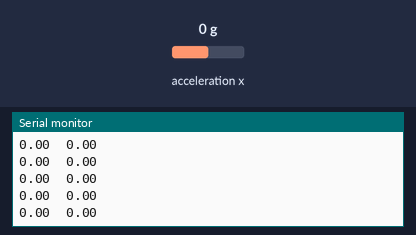
Recording of a sketch running on a simulated Arduino Uno, built with avr-gcc and run on an emulated ATmega328P. Parts: the last lines printed to the serial monitor. The inputs (shaded band) are chosen by the test bench; at power-on: acceleration x 0 g.

Above: at 1.2 s.
1.3 s: acceleration x set to -1.4 g
At 1.31 s:
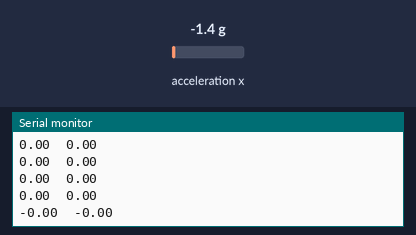
2.8 s: acceleration x set to -0.8 g
At 2.81 s:
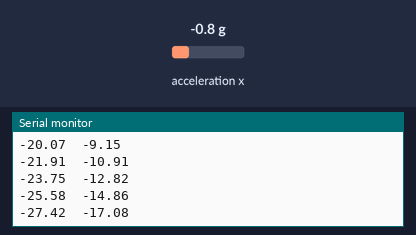
Timing chart, 0 to 5.8 s (numbered marks = the images above; inputs shaded):
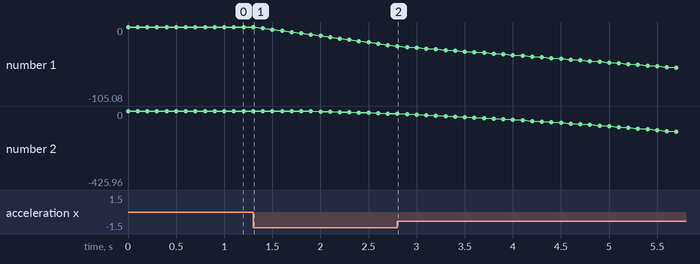

The sketch:

Accelerator_Speed_and_Position.ino
```cpp
// (licence header left out)
/*
Help for the low pass filter here:
https://www.norwegiancreations.com/2016/03/arduino-tutorial-simple-high-pass-band-pass-and-band-stop-filtering/
*/

#include <Wire.h>                 // Must include Wire library for I2C
#include "SparkFun_MMA8452Q.h"    // Click here to get the library: http://librarymanager/All#SparkFun_MMA8452Q

MMA8452Q accel;                   // create instance of the MMA8452 class


unsigned long micro = 0;    // used for adding t into the Equations
unsigned long milli = 0;    // used for slowing down print functions (10 per Second right now)
float speed = 0;        // Speed in m/s
float position = 0;       // Position in Meters
float acc;
float g = 9.81;       // Acceleration made in Germany

//lowpass Filter
float lowpass = 0;        //initialization of EMA S
float EMA_a = 0.05;    // the lower the number, the higher the filtering (.05 seems pretty solid, higher if dampened enough)


void setup() {
  Serial.begin(115200);
  Serial.println("MMA8452Q Basic Reading Code!");
  Wire.begin();

  if (accel.begin() == false) {
    Serial.println("Not Connected. Please check connections and read the hookup guide.");
    while (1);
  }
  accel.setDataRate(ODR_800);
  accel.setScale(SCALE_4G);
}

void loop() {
  if (accel.available()) {      // Wait for new data from accelerometer

    acc = accel.getCalculatedX() * 2.0;
    lowpass = (EMA_a*acc) + ((1.0-EMA_a)*lowpass);

    speed += lowpass * g * ((micros() - micro) / 1000000.0);
    position += speed * ((micros() - micro) / 1000000.0);

    micro = micros();

  }

  if(milli <= millis()){
    Serial.print(speed);
    Serial.print("\t");
    Serial.print(position);
    Serial.println();
    milli += 100;
  }

}
```

Measured:
- after the input at 1.3 s, the serial monitor: prints a new line at once (image 1)
- plotted number 1: 0 → -25.58 after the input at 1.3 s
- plotted number 2: 0 → -14.86 after the input at 1.3 s
